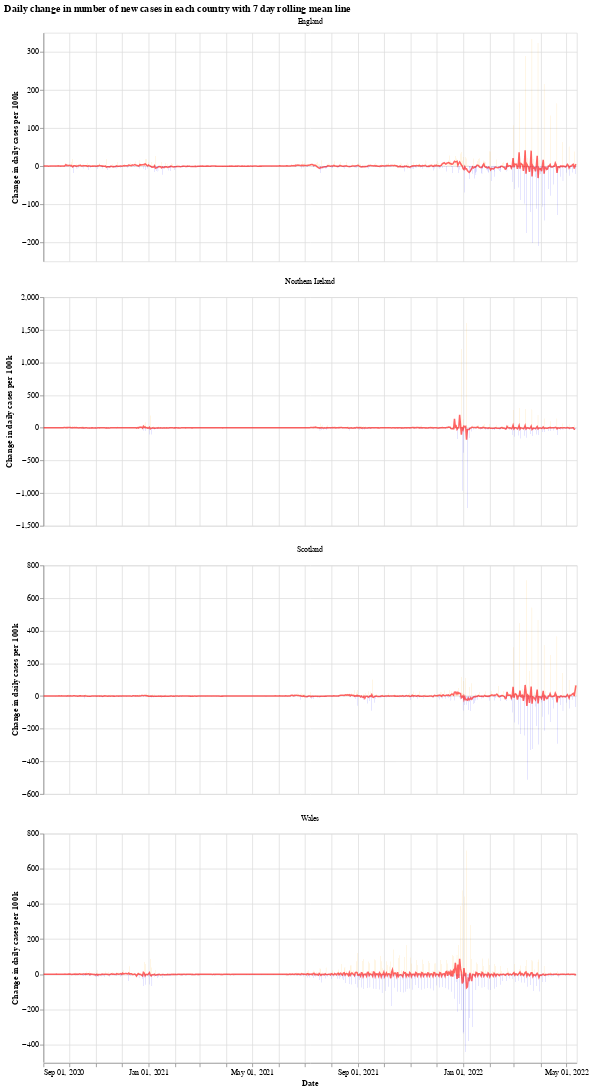

Source (notebook cell):
### Markdown cell above
We will use the Python library `Altair` for visualising the data, see the [altair docs](https://altair-viz.github.io/) for more information.

First we have a graph which shows the daily change in the number of new cases for each country. This number jumps up and down all over the place, which is likely due to delay in reporting of new cases over the weekend. Another interesting thing is that it looks like the daily cases in Wales experienced a much shorter period of calm over the summer (calm in the sense of daily cases not jumping up and down).

The orange bars are days when the number of new cases (per 100k population) was more than the previous day, while the blue are days when the number of new cases dropped. The red line is the 7 day moving average. 

When the moving average line is below 0, it means that there is a consistent drop in new cases. We can see this clearly happening around the times that lockdowns were introduced (though, to varying degrees). I will update the graphs soon with a marker of when each lockdown started.

### Code cell
# collapse
import altair as alt

bars = alt.Chart(uk_cases).mark_bar().encode(
    x=alt.X("yearmonthdate(date):T", axis=alt.Axis(title='Date')),
    y=alt.Y("casesChangeRate:Q", axis=alt.Axis(title='Change in daily cases per 100k')),
    tooltip='casesChange',
    color=alt.condition(
        alt.datum.casesChangeRate > 0,
        alt.value("orange"),  # The positive color
        alt.value("blue")  # The negative color
    )
).properties(title='Daily change in number of new cases with 7 day rolling mean',width=700).interactive()

line = alt.Chart(uk_cases).mark_line(
    color='red',
    size=2,
    opacity=0.6
).transform_window(
    rolling_mean='mean(casesChangeRate)',
    frame=[0, 7],
    groupby=['areaName']
).encode(
    x='yearmonthdate(date):T',
    y='rolling_mean:Q'
)

alt.layer(bars, line, data=uk_cases).facet(alt.Column(
    'areaName', title=''), columns=1).resolve_scale(y='independent').properties(title='Daily change in number of new cases in each country with 7 day rolling mean line')

### Figure 1 — Vega-Lite specification as saved in the notebook (floating-point values rounded to 4 significant figures; data arrays with more than 128 entries replaced by an {"elided": "..."} marker saying what was removed)
{"config": {"view": {"continuousWidth": 400, "continuousHeight": 300}}, "data": {"name": "data-9d98eb068c3af2bc8d659c6baafba710"}, "facet": {"type": "nominal", "field": "areaName", "title": ""}, "spec": {"layer": [{"mark": "bar", "encoding": {"color": {"condition": {"value": "orange", "test": "(datum.casesChangeRate > 0)"}, "value": "blue"}, "tooltip": {"type": "quantitative", "field": "casesChange"}, "x": {"type": "temporal", "axis": {"title": "Date"}, "field": "date", "timeUnit": "yearmonthdate"}, "y": {"type": "quantitative", "axis": {"title": "Change in daily cases per 100k"}, "field": "casesChangeRate"}}, "selection": {"selector001": {"type": "interval", "bind": "scales", "encodings": ["x", "y"]}}, "title": "Daily change in number of new cases with 7 day rolling mean", "width": 700}, {"mark": {"type": "line", "color": "red", "opacity": 0.6, "size": 2}, "encoding": {"x": {"type": "temporal", "field": "date", "timeUnit": "yearmonthdate"}, "y": {"type": "quantitative", "field": "rolling_mean"}}, "transform": [{"window": [{"op": "mean", "field": "casesChangeRate", "as": "rolling_mean"}], "frame": [0, 7], "groupby": ["areaName"]}]}]}, "columns": 1, "resolve": {"scale": {"y": "independent"}}, "title": "Daily change in number of new cases in each country with 7 day rolling mean line", "$schema": "https://vega.github.io/schema/vega-lite/v4.8.1.json", "datasets": {"data-9d98eb068c3af2bc8d659c6baafba710": {"elided": "2475 records"}}}
